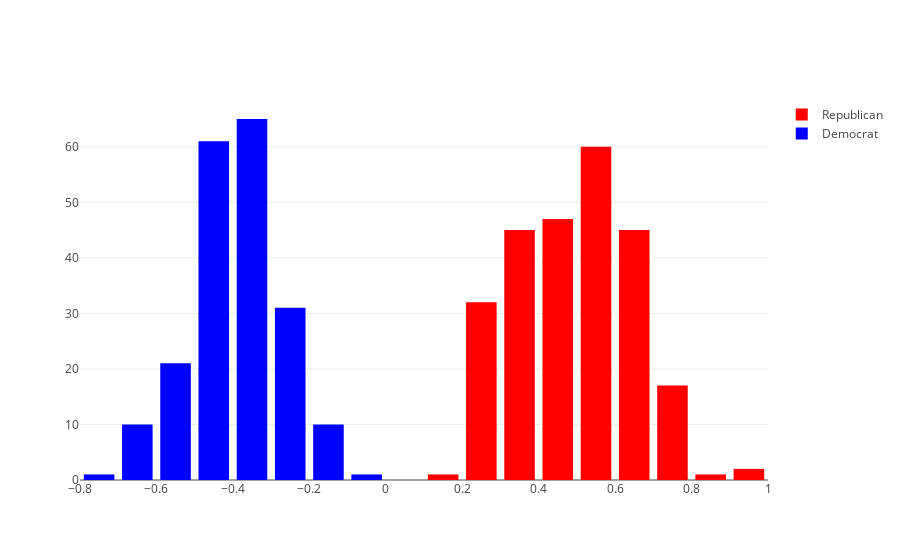

The notebook cell this image was saved under:
### Code cell
repdata = go.Histogram(x=rep['nominate_dim1'],marker=dict(color='red'),name='Republican')
demdata = go.Histogram(x=dem['nominate_dim1'],marker=dict(color='blue'),name='Democrat')
data = [repdata,demdata]
pyo.iplot(data)

### Figure 1 — Plotly figure (JSON) as saved in the notebook; plotly's stock layout.template omitted (floating-point values rounded to 4 significant figures; data arrays with more than 128 entries replaced by an {"elided": "..."} marker saying what was removed)
{"data": [{"marker": {"color": "red"}, "name": "Republican", "type": "histogram", "uid": "a0db1c62-cd88-496a-bed0-0ab962aba35e", "x": {"elided": "250 float values"}}, {"marker": {"color": "blue"}, "name": "Democrat", "type": "histogram", "uid": "cc8e5219-4273-4a20-8485-440730c74860", "x": {"elided": "200 float values"}}], "layout": {}}
